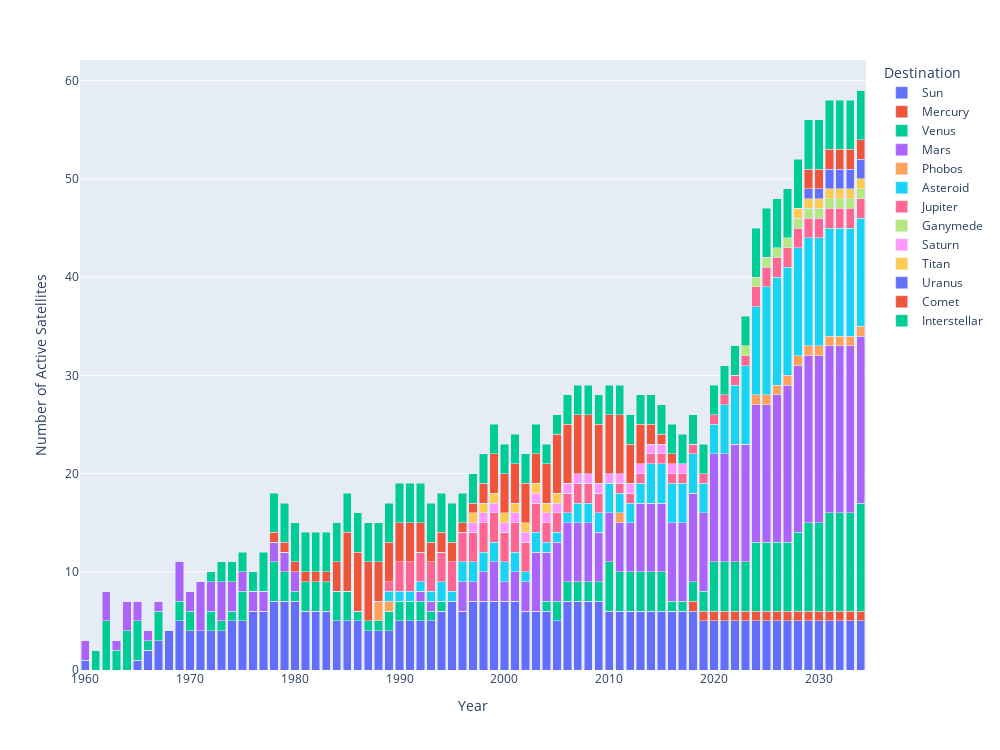

The notebook cell this image was saved under:
### Code cell
"""
Stacked Bar Chart of Active Satellites Over the Years

This script loads satellite launch data from a CSV file and generates a stacked bar chart
depicting the number of active satellites over the years, grouped by their destination.
The chart is created using the Plotly library and displays each destination as a different
segment within the bars.

The dataset is expected to have at least the following columns:
- 'Spacecraft': The name of the satellite or spacecraft.
- 'Launch Date': The year the satellite was launched. Must be a numeric value.
- 'Last Contact': The last year of contact with the satellite. If 'N/A', it is assumed to be active until the present year.
- 'Destination': The celestial body or space the satellite was sent to.

Rows with 'N/A' in 'Launch Date' are excluded, and 'Last Contact' is assumed to be the current year if 'N/A'.
"""

import pandas as pd
import plotly.express as px

# Load the dataset
file_path = "./solar_system_probe_data/5_Solar_System_Probes_with_Launches.csv"  # Replace with your file path
satellites_data = pd.read_csv(file_path)

# Data cleaning and preparation
# Remove rows where Launch Date is N/A
cleaned_data = satellites_data.dropna(subset=['Launch Date'])

# Convert Launch Date and Last Contact to integer for year comparison
cleaned_data['Launch Date'] = cleaned_data['Launch Date'].astype(int)
cleaned_data['Last Contact'] = cleaned_data['Last Contact'].replace('N/A', pd.NaT).fillna(cleaned_data['Launch Date'].max()).astype(int)

# For each year, determine if a satellite was active based on its launch date and last contact year
years = range(cleaned_data['Launch Date'].min(), cleaned_data['Last Contact'].max() + 1)
active_by_year_and_destination = {
    (destination, year): 0 for destination in cleaned_data['Destination'].unique() for year in years
}

# Populate the dictionary with the count of active satellites for each year and destination
for _, row in cleaned_data.iterrows():
    for year in range(row['Launch Date'], row['Last Contact'] + 1):
        if year in years:
            active_by_year_and_destination[(row['Destination'], year)] += 1

# Mapping of destinations to their order from the Sun (1 is the closest)
destination_order = {
    'Mercury': 1,
    'Venus': 2,
    'Earth': 3,
    'Mars': 4,
    'Jupiter': 5,
    'Saturn': 6,
    'Uranus': 7,
    'Neptune': 8,
    'Pluto': 9,
    'Asteroid': 4.2,
    'Comet': 11,
    'Interstellar': 12,
    'Phobos': 4.1,  # Phobos orbits Mars
    'Ganymede': 5.1, # Ganymede orbits Jupiter
    'Titan': 6.1,    # Titan orbits Saturn
    'Sun': 0,
}

# Convert the dictionary to a DataFrame
active_df = pd.DataFrame.from_dict(active_by_year_and_destination, orient='index', columns=['Count'])
active_df.index = pd.MultiIndex.from_tuples(active_df.index, names=('Destination', 'Year'))
active_df = active_df.reset_index()

# Add a column for the order of the destinations
active_df['Order'] = active_df['Destination'].map(destination_order)

# Sort the DataFrame by the order of destinations
active_df = active_df.sort_values(by='Order')

# Creating the stacked bar chart
fig = px.bar(active_df, x='Year', y='Count', color='Destination') # title="Active Satellites Over the Years by Destination"

# Update the layout of the chart
fig.update_layout(
    xaxis_title='Year',
    yaxis_title='Number of Active Satellites',
    barmode='stack',
    legend_title='Destination',
    legend_traceorder='normal',
    height=750,  # Set the height of the figure
    width=1000,    # Set the width of the figure    
)

# Sort the legend entries according to the solar system order
fig.update_layout(legend={'traceorder': 'normal'})

# Show the figure
fig.show()

### Figure 1 — Plotly figure (JSON) as saved in the notebook; plotly's stock layout.template omitted (floating-point values rounded to 4 significant figures)
{"data": [{"alignmentgroup": "True", "hovertemplate": "Destination=Sun<br>Year=%{x}<br>Count=%{y}<extra></extra>", "legendgroup": "Sun", "marker": {"color": "#636efa", "pattern": {"shape": ""}}, "name": "Sun", "offsetgroup": "Sun", "orientation": "v", "showlegend": true, "textposition": "auto", "type": "bar", "x": [1960, 2014, 2013, 2012, 2011, 2010, 2009, 2008, 2007, 2006, 2005, 2004, 2003, 2002, 2001, 2000, 2016, 1999, 2017, 2019, 2034, 2033, 2032, 2031, 2030, 2029, 2028, 2027, 2026, 2025, 2024, 2023, 2022, 2021, 2020, 2018, 1998, 2015, 1996, 1976, 1975, 1974, 1973, 1972, 1971, 1970, 1977, 1969, 1967, 1966, 1965, 1964, 1963, 1962, 1997, 1968, 1978, 1961, 1991, 1995, 1994, 1993, 1992, 1979, 1990, 1989, 1988, 1986, 1985, 1984, 1983, 1982, 1981, 1980, 1987], "xaxis": "x", "y": [1, 6, 6, 6, 6, 6, 7, 7, 7, 7, 5, 6, 6, 6, 7, 7, 6, 7, 6, 5, 5, 5, 5, 5, 5, 5, 5, 5, 5, 5, 5, 5, 5, 5, 5, 6, 7, 6, 6, 6, 5, 5, 4, 4, 4, 4, 6, 5, 3, 2, 1, 0, 0, 0, 7, 4, 7, 0, 5, 7, 6, 5, 5, 7, 5, 4, 4, 5, 5, 5, 6, 6, 6, 7, 4], "yaxis": "y"}, {"alignmentgroup": "True", "hovertemplate": "Destination=Mercury<br>Year=%{x}<br>Count=%{y}<extra></extra>", "legendgroup": "Mercury", "marker": {"color": "#EF553B", "pattern": {"shape": ""}}, "name": "Mercury", "offsetgroup": "Mercury", "orientation": "v", "showlegend": true, "textposition": "auto", "type": "bar", "x": [2010, 2009, 2011, 1999, 2013, 2014, 2012, 2008, 2000, 2006, 2005, 2004, 2003, 2002, 2001, 2015, 2007, 2016, 2025, 2018, 2034, 2033, 2032, 2031, 2030, 2029, 2028, 2027, 2026, 2024, 2023, 2022, 2021, 2020, 2019, 2017, 1998, 1978, 1996, 1975, 1974, 1973, 1972, 1971, 1970, 1969, 1976, 1968, 1966, 1965, 1964, 1963, 1962, 1961, 1997, 1967, 1977, 1960, 1979, 1994, 1993, 1992, 1991, 1990, 1989, 1988, 1995, 1986, 1985, 1984, 1983, 1982, 1981, 1980, 1987], "xaxis": "x", "y": [0, 0, 0, 0, 0, 0, 0, 0, 0, 0, 0, 0, 0, 0, 0, 0, 0, 0, 1, 1, 1, 1, 1, 1, 1, 1, 1, 1, 1, 1, 1, 1, 1, 1, 1, 0, 0, 0, 0, 0, 0, 0, 0, 0, 0, 0, 0, 0, 0, 0, 0, 0, 0, 0, 0, 0, 0, 0, 0, 0, 0, 0, 0, 0, 0, 0, 0, 0, 0, 0, 0, 0, 0, 0, 0], "yaxis": "y"}, {"alignmentgroup": "True", "hovertemplate": "Destination=Venus<br>Year=%{x}<br>Count=%{y}<extra></extra>", "legendgroup": "Venus", "marker": {"color": "#00cc96", "pattern": {"shape": ""}}, "name": "Venus", "offsetgroup": "Venus", "orientation": "v", "showlegend": true, "textposition": "auto", "type": "bar", "x": [2013, 2012, 2011, 2010, 2009, 2008, 2007, 2003, 2005, 2004, 2002, 2001, 2000, 1999, 2014, 2006, 2015, 2024, 2017, 2033, 2032, 2031, 2030, 2029, 2028, 2027, 2016, 2026, 1998, 2023, 2022, 2021, 2020, 2019, 2018, 2025, 1997, 2034, 1995, 1974, 1973, 1972, 1971, 1970, 1969, 1968, 1967, 1966, 1965, 1964, 1963, 1962, 1961, 1960, 1975, 1976, 1996, 1978, 1977, 1994, 1993, 1992, 1991, 1989, 1988, 1987, 1990, 1985, 1984, 1983, 1982, 1981, 1980, 1979, 1986], "xaxis": "x", "y": [4, 4, 4, 5, 2, 2, 2, 0, 2, 1, 0, 0, 0, 0, 4, 2, 4, 7, 1, 10, 10, 10, 9, 9, 8, 7, 1, 7, 0, 5, 5, 5, 5, 2, 2, 7, 0, 11, 0, 1, 1, 2, 0, 2, 2, 0, 3, 1, 4, 4, 2, 5, 2, 0, 3, 0, 0, 4, 0, 1, 1, 2, 2, 2, 1, 1, 2, 3, 3, 3, 3, 3, 1, 3, 1], "yaxis": "y"}, {"alignmentgroup": "True", "hovertemplate": "Destination=Mars<br>Year=%{x}<br>Count=%{y}<extra></extra>", "legendgroup": "Mars", "marker": {"color": "#ab63fa", "pattern": {"shape": ""}}, "name": "Mars", "offsetgroup": "Mars", "orientation": "v", "showlegend": true, "textposition": "auto", "type": "bar", "x": [1986, 1981, 1982, 1983, 1984, 1985, 1987, 1995, 1989, 1990, 1991, 1992, 1993, 1994, 1980, 1988, 1978, 1969, 1976, 1996, 1960, 1961, 1962, 1963, 1964, 1965, 1977, 1966, 1968, 1970, 1971, 1972, 1973, 1974, 1975, 1967, 1997, 1979, 1999, 2019, 2020, 2021, 2022, 2023, 2024, 2025, 2018, 2026, 2028, 2029, 2030, 2031, 2032, 2034, 1998, 2027, 2017, 2033, 2001, 2016, 2002, 2003, 2004, 2005, 2006, 2007, 2000, 2009, 2010, 2011, 2012, 2013, 2014, 2008, 2015], "xaxis": "x", "y": [0, 0, 0, 0, 0, 0, 0, 0, 0, 0, 0, 1, 1, 0, 2, 0, 2, 4, 2, 3, 2, 0, 3, 1, 3, 2, 2, 1, 0, 2, 5, 3, 4, 3, 2, 1, 2, 2, 4, 8, 11, 11, 12, 12, 14, 14, 9, 15, 17, 17, 17, 17, 17, 17, 3, 16, 8, 17, 3, 8, 3, 6, 5, 6, 6, 6, 2, 5, 5, 5, 5, 7, 7, 6, 7], "yaxis": "y"}, {"alignmentgroup": "True", "hovertemplate": "Destination=Phobos<br>Year=%{x}<br>Count=%{y}<extra></extra>", "legendgroup": "Phobos", "marker": {"color": "#FFA15A", "pattern": {"shape": ""}}, "name": "Phobos", "offsetgroup": "Phobos", "orientation": "v", "showlegend": true, "textposition": "auto", "type": "bar", "x": [1980, 1981, 1982, 1983, 1984, 1985, 1989, 1987, 1988, 1990, 1991, 1992, 1979, 1993, 1986, 1961, 1970, 1977, 1994, 1962, 1963, 1964, 1965, 1966, 1967, 1968, 1969, 1971, 1972, 1973, 1974, 1975, 1976, 1978, 1995, 2013, 1997, 2017, 2018, 2019, 2020, 2021, 2022, 2023, 2024, 2025, 2026, 2027, 2028, 2029, 2030, 1960, 2016, 1996, 2015, 2031, 1998, 1999, 2000, 2001, 2002, 2003, 2004, 2005, 2006, 2007, 2008, 2009, 2010, 2011, 2012, 2014, 2034, 2033, 2032], "xaxis": "x", "y": [0, 0, 0, 0, 0, 0, 1, 0, 2, 0, 0, 0, 0, 0, 0, 0, 0, 0, 0, 0, 0, 0, 0, 0, 0, 0, 0, 0, 0, 0, 0, 0, 0, 0, 0, 0, 0, 0, 0, 0, 0, 0, 0, 0, 1, 1, 1, 1, 1, 1, 1, 0, 0, 0, 0, 1, 0, 0, 0, 0, 0, 0, 0, 0, 0, 0, 0, 0, 0, 1, 0, 0, 1, 1, 1], "yaxis": "y"}, {"alignmentgroup": "True", "hovertemplate": "Destination=Asteroid<br>Year=%{x}<br>Count=%{y}<extra></extra>", "legendgroup": "Asteroid", "marker": {"color": "#19d3f3", "pattern": {"shape": ""}}, "name": "Asteroid", "offsetgroup": "Asteroid", "orientation": "v", "showlegend": true, "textposition": "auto", "type": "bar", "x": [1961, 2014, 2013, 2012, 2011, 2010, 2009, 2008, 2007, 2006, 2005, 2004, 2003, 2002, 2001, 2015, 2017, 2018, 2019, 2034, 2033, 2032, 2031, 2030, 2029, 2028, 2027, 2026, 2025, 2024, 2023, 2022, 2021, 2020, 2000, 1960, 1999, 1996, 1976, 1975, 1974, 1973, 1972, 1971, 1970, 1969, 1968, 1967, 1966, 1965, 1964, 1963, 1962, 1977, 1998, 1978, 1980, 1995, 1994, 1993, 1992, 1991, 1990, 1989, 1988, 1987, 1986, 1985, 1984, 1983, 1982, 1981, 1979, 2016, 1997], "xaxis": "x", "y": [0, 4, 2, 2, 2, 3, 2, 2, 2, 1, 1, 1, 2, 1, 2, 4, 4, 4, 3, 11, 11, 11, 11, 11, 11, 11, 11, 11, 11, 9, 8, 6, 5, 3, 2, 0, 2, 2, 0, 0, 0, 0, 0, 0, 0, 0, 0, 0, 0, 0, 0, 0, 0, 0, 2, 0, 0, 1, 2, 1, 1, 1, 1, 1, 0, 0, 0, 0, 0, 0, 0, 0, 0, 4, 2], "yaxis": "y"}, {"alignmentgroup": "True", "hovertemplate": "Destination=Jupiter<br>Year=%{x}<br>Count=%{y}<extra></extra>", "legendgroup": "Jupiter", "marker": {"color": "#FF6692", "pattern": {"shape": ""}}, "name": "Jupiter", "offsetgroup": "Jupiter", "orientation": "v", "showlegend": true, "textposition": "auto", "type": "bar", "x": [1978, 1982, 1983, 1984, 1985, 1986, 1987, 1988, 1989, 1990, 1991, 1992, 1993, 1994, 1995, 1996, 1981, 1997, 1980, 1977, 1962, 1963, 1964, 1965, 1966, 1967, 1968, 1969, 1970, 1971, 1972, 1973, 1974, 1975, 1976, 1979, 1961, 1998, 2000, 2020, 2021, 2022, 2023, 2024, 2025, 2026, 2027, 2028, 2029, 2030, 2031, 2032, 2033, 2034, 2019, 1999, 2018, 2016, 2001, 2002, 2003, 2004, 2005, 2006, 2007, 2008, 2009, 2010, 2011, 2012, 2013, 2014, 2015, 2017, 1960], "xaxis": "x", "y": [0, 0, 0, 0, 0, 0, 0, 0, 1, 3, 3, 3, 3, 3, 3, 3, 0, 3, 0, 0, 0, 0, 0, 0, 0, 0, 0, 0, 0, 0, 0, 0, 0, 0, 0, 0, 0, 3, 3, 1, 1, 1, 1, 2, 2, 2, 2, 2, 2, 2, 2, 2, 2, 2, 1, 3, 1, 1, 3, 3, 3, 2, 2, 2, 2, 2, 2, 0, 1, 1, 1, 1, 1, 1, 0], "yaxis": "y"}, {"alignmentgroup": "True", "hovertemplate": "Destination=Ganymede<br>Year=%{x}<br>Count=%{y}<extra></extra>", "legendgroup": "Ganymede", "marker": {"color": "#B6E880", "pattern": {"shape": ""}}, "name": "Ganymede", "offsetgroup": "Ganymede", "orientation": "v", "showlegend": true, "textposition": "auto", "type": "bar", "x": [1960, 1980, 1981, 1982, 1983, 1984, 1985, 1986, 1987, 1988, 1989, 1990, 1991, 1992, 1993, 1994, 1995, 2034, 1996, 1979, 1977, 1962, 1963, 1964, 1965, 1966, 1967, 1968, 1969, 1970, 1971, 1972, 1973, 1974, 1975, 1976, 1978, 1997, 1961, 1999, 2019, 2020, 2021, 2022, 2023, 2025, 2026, 2027, 2028, 2029, 2030, 2031, 2032, 2033, 1998, 2018, 2017, 2024, 2001, 2000, 2016, 2002, 2003, 2004, 2005, 2007, 2008, 2006, 2010, 2011, 2012, 2013, 2014, 2015, 2009], "xaxis": "x", "y": [0, 0, 0, 0, 0, 0, 0, 0, 0, 0, 0, 0, 0, 0, 0, 0, 0, 1, 0, 0, 0, 0, 0, 0, 0, 0, 0, 0, 0, 0, 0, 0, 0, 0, 0, 0, 0, 0, 0, 0, 0, 0, 0, 0, 1, 1, 1, 1, 1, 1, 1, 1, 1, 1, 0, 0, 0, 1, 0, 0, 0, 0, 0, 0, 0, 0, 0, 0, 0, 0, 0, 0, 0, 0, 0], "yaxis": "y"}, {"alignmentgroup": "True", "hovertemplate": "Destination=Saturn<br>Year=%{x}<br>Count=%{y}<extra></extra>", "legendgroup": "Saturn", "marker": {"color": "#FF97FF", "pattern": {"shape": ""}}, "name": "Saturn", "offsetgroup": "Saturn", "orientation": "v", "showlegend": true, "textposition": "auto", "type": "bar", "x": [2013, 2008, 2012, 2011, 2010, 2009, 2007, 1999, 2005, 2004, 2003, 2002, 2001, 2000, 2014, 2006, 2015, 2033, 2017, 1998, 2032, 2031, 2030, 2029, 2028, 2027, 2016, 2026, 2024, 2023, 2022, 2021, 2020, 2019, 2018, 2025, 2034, 1996, 1995, 1974, 1973, 1972, 1971, 1970, 1997, 1968, 1967, 1966, 1965, 1964, 1963, 1962, 1961, 1960, 1975, 1976, 1969, 1978, 1977, 1993, 1992, 1991, 1990, 1989, 1988, 1987, 1994, 1985, 1984, 1983, 1982, 1981, 1980, 1979, 1986], "xaxis": "x", "y": [1, 1, 1, 1, 1, 1, 1, 1, 1, 1, 1, 1, 1, 1, 1, 1, 1, 0, 1, 1, 0, 0, 0, 0, 0, 0, 1, 0, 0, 0, 0, 0, 0, 0, 0, 0, 0, 0, 0, 0, 0, 0, 0, 0, 1, 0, 0, 0, 0, 0, 0, 0, 0, 0, 0, 0, 0, 0, 0, 0, 0, 0, 0, 0, 0, 0, 0, 0, 0, 0, 0, 0, 0, 0, 0], "yaxis": "y"}, {"alignmentgroup": "True", "hovertemplate": "Destination=Titan<br>Year=%{x}<br>Count=%{y}<extra></extra>", "legendgroup": "Titan", "marker": {"color": "#FECB52", "pattern": {"shape": ""}}, "name": "Titan", "offsetgroup": "Titan", "orientation": "v", "showlegend": true, "textposition": "auto", "type": "bar", "x": [2014, 2013, 2012, 2011, 2010, 2009, 2008, 2004, 2006, 2005, 2003, 2002, 2001, 2000, 2007, 2016, 2034, 2018, 1999, 2033, 2032, 2031, 2030, 2029, 2028, 2017, 2027, 2025, 2024, 2023, 2022, 2021, 2020, 2019, 2026, 1998, 2015, 1997, 1975, 1974, 1973, 1972, 1971, 1970, 1969, 1976, 1968, 1966, 1965, 1964, 1963, 1962, 1961, 1996, 1967, 1977, 1960, 1979, 1995, 1994, 1993, 1992, 1991, 1978, 1989, 1988, 1990, 1986, 1985, 1984, 1983, 1982, 1981, 1980, 1987], "xaxis": "x", "y": [0, 0, 0, 0, 0, 0, 0, 1, 0, 1, 1, 1, 1, 1, 0, 0, 1, 0, 1, 1, 1, 1, 1, 1, 1, 0, 0, 0, 0, 0, 0, 0, 0, 0, 0, 1, 0, 1, 0, 0, 0, 0, 0, 0, 0, 0, 0, 0, 0, 0, 0, 0, 0, 0, 0, 0, 0, 0, 0, 0, 0, 0, 0, 0, 0, 0, 0, 0, 0, 0, 0, 0, 0, 0, 0], "yaxis": "y"}, {"alignmentgroup": "True", "hovertemplate": "Destination=Uranus<br>Year=%{x}<br>Count=%{y}<extra></extra>", "legendgroup": "Uranus", "marker": {"color": "#636efa", "pattern": {"shape": ""}}, "name": "Uranus", "offsetgroup": "Uranus", "orientation": "v", "showlegend": true, "textposition": "auto", "type": "bar", "x": [2014, 2013, 2012, 2011, 2010, 2009, 2000, 2007, 2006, 2005, 2004, 2003, 2002, 2001, 2008, 2015, 2023, 2017, 1999, 2032, 2031, 2030, 2029, 2028, 2027, 2026, 2025, 2024, 2022, 2021, 2020, 2019, 2018, 2016, 1998, 1961, 1996, 1975, 1974, 1973, 1972, 1971, 1970, 1969, 1968, 1967, 1966, 1965, 1964, 1963, 1962, 1960, 1976, 1997, 1977, 1980, 1995, 1994, 1993, 1992, 1991, 1990, 1989, 1988, 1987, 1986, 1985, 1984, 1983, 1982, 1981, 1978, 1979, 2034, 2033], "xaxis": "x", "y": [0, 0, 0, 0, 0, 0, 0, 0, 0, 0, 0, 0, 0, 0, 0, 0, 0, 0, 0, 2, 2, 1, 1, 0, 0, 0, 0, 0, 0, 0, 0, 0, 0, 0, 0, 0, 0, 0, 0, 0, 0, 0, 0, 0, 0, 0, 0, 0, 0, 0, 0, 0, 0, 0, 0, 0, 0, 0, 0, 0, 0, 0, 0, 0, 0, 0, 0, 0, 0, 0, 0, 0, 0, 2, 2], "yaxis": "y"}, {"alignmentgroup": "True", "hovertemplate": "Destination=Comet<br>Year=%{x}<br>Count=%{y}<extra></extra>", "legendgroup": "Comet", "marker": {"color": "#EF553B", "pattern": {"shape": ""}}, "name": "Comet", "offsetgroup": "Comet", "orientation": "v", "showlegend": true, "textposition": "auto", "type": "bar", "x": [1982, 1983, 1984, 1985, 1986, 1987, 1981, 1988, 1990, 1991, 1992, 1993, 1994, 1995, 1989, 1980, 1960, 1978, 1963, 1964, 1965, 1966, 1967, 1968, 1969, 1970, 1971, 1972, 1973, 1974, 1975, 1976, 1977, 1996, 1979, 1997, 1998, 2018, 2019, 2020, 2021, 2022, 2023, 2024, 2025, 2026, 2027, 2028, 2029, 2030, 2031, 2032, 2017, 1962, 2016, 2014, 1999, 2000, 2001, 2002, 2003, 2004, 2005, 2006, 2007, 2008, 2009, 2010, 2011, 2012, 2013, 2015, 1961, 2033, 2034], "xaxis": "x", "y": [1, 1, 3, 6, 6, 6, 1, 4, 4, 4, 3, 2, 2, 2, 4, 1, 0, 1, 0, 0, 0, 0, 0, 0, 0, 0, 0, 0, 0, 0, 0, 0, 0, 1, 1, 1, 2, 0, 0, 0, 0, 0, 0, 0, 0, 0, 0, 0, 2, 2, 2, 2, 0, 0, 1, 2, 4, 4, 4, 4, 3, 4, 6, 6, 6, 6, 6, 6, 6, 4, 4, 1, 0, 2, 2], "yaxis": "y"}, {"alignmentgroup": "True", "hovertemplate": "Destination=Interstellar<br>Year=%{x}<br>Count=%{y}<extra></extra>", "legendgroup": "Interstellar", "marker": {"color": "#00cc96", "pattern": {"shape": ""}}, "name": "Interstellar", "offsetgroup": "Interstellar", "orientation": "v", "showlegend": true, "textposition": "auto", "type": "bar", "x": [1982, 1983, 1984, 1985, 1986, 1987, 1988, 1989, 1990, 1991, 1992, 1993, 1994, 1995, 1996, 1981, 1980, 1961, 1978, 1962, 1963, 1964, 1965, 1966, 1967, 1968, 1997, 1969, 1971, 1972, 1973, 1974, 1975, 1976, 1977, 1970, 1979, 1998, 2000, 2020, 2021, 2022, 2023, 2024, 2025, 2026, 2027, 2028, 2029, 2030, 2031, 2032, 2033, 2034, 2019, 1999, 2018, 2016, 2001, 2002, 2003, 2004, 2005, 2006, 2007, 2008, 2009, 2010, 2011, 2012, 2013, 2014, 2015, 2017, 1960], "xaxis": "x", "y": [4, 4, 4, 4, 4, 4, 4, 4, 4, 4, 4, 4, 4, 4, 3, 4, 4, 0, 4, 0, 0, 0, 0, 0, 0, 0, 3, 0, 0, 1, 2, 2, 2, 2, 4, 0, 4, 3, 3, 3, 3, 3, 3, 5, 5, 5, 5, 5, 5, 5, 5, 5, 5, 5, 3, 3, 3, 3, 3, 3, 3, 2, 2, 3, 3, 3, 3, 3, 3, 3, 3, 3, 3, 3, 0], "yaxis": "y"}], "layout": {"barmode": "stack", "height": 750, "legend": {"title": {"text": "Destination"}, "tracegroupgap": 0, "traceorder": "normal"}, "margin": {"t": 60}, "width": 1000, "xaxis": {"anchor": "y", "domain": [0, 1], "title": {"text": "Year"}}, "yaxis": {"anchor": "x", "domain": [0, 1], "title": {"text": "Number of Active Satellites"}}}}
